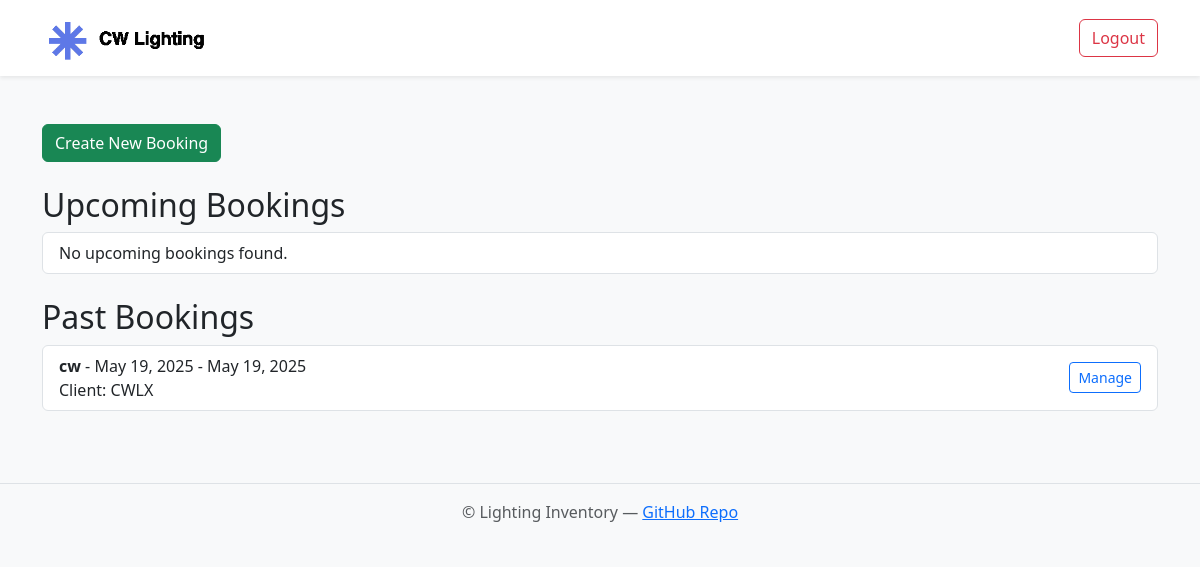
/bookings/ (signed in), run on an earlier commit of the app's database.
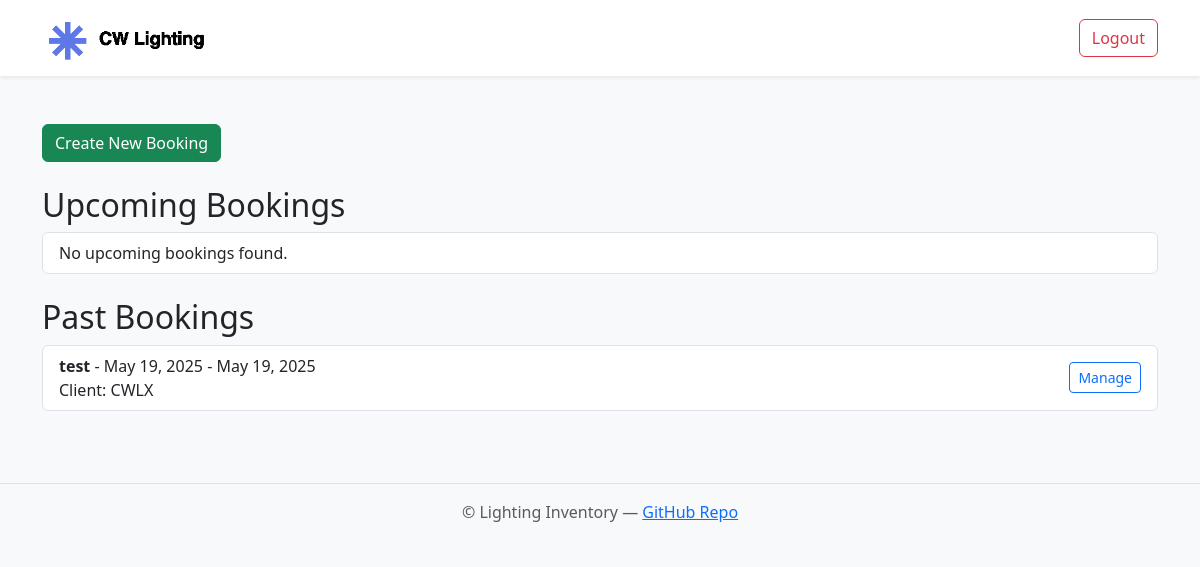
And on a later commit of the database.
### bookings/models.py (models this page shows, shortened)
class Booking(models.Model):
    client = models.ForeignKey(Client, on_delete=models.CASCADE)
    event_name = models.CharField(max_length=100)
    start_date = models.DateField()
    end_date = models.DateField()
    notes = models.TextField(blank=True)

class Client(models.Model):
    name = models.CharField(max_length=255)
    email = models.EmailField(blank=True, null=True)
    phone = models.CharField(max_length=50, blank=True, null=True)
    notes = models.TextField(blank=True, null=True)
    def __str__(self):
        return self.name

### bookings/views.py (the view)
# urls.py: path('', views.booking_list, name='list'),
def booking_list(request):
    today = now().date()
    upcoming_bookings = Booking.objects.filter(end_date__gte=today).order_by('start_date')
    past_bookings = Booking.objects.filter(end_date__lt=today).order_by('-end_date')
    return render(request, 'bookings/booking_list.html', {
        'upcoming_bookings': upcoming_bookings,
        'past_bookings': past_bookings,
    })

### bookings/templates/bookings/booking_list.html
{% extends "base.html" %}
{% block content %}
  <div class="mb-4">
    <a href="{% url 'bookings:create_booking' %}" class="btn btn-success me-2">Create New Booking</a>
  </div>
  <h2>Upcoming Bookings</h2>
  <ul class="list-group mb-4">
    {% for booking in upcoming_bookings %}
      <li class="list-group-item d-flex justify-content-between align-items-center">
        <div>
          <strong>{{ booking.event_name }}</strong> - {{ booking.start_date }} - {{ booking.end_date }}<br>
          Client: {{ booking.client }}
        </div>
        <a href="{% url 'bookings:manage_booking' booking.id %}" class="btn btn-sm btn-outline-primary">Manage</a>
      </li>
    {% empty %}
      <li class="list-group-item">No upcoming bookings found.</li>
    {% endfor %}
  </ul>
  <h2>Past Bookings</h2>
  <ul class="list-group">
    {% for booking in past_bookings %}
      <li class="list-group-item d-flex justify-content-between align-items-center">
        <div>
          <strong>{{ booking.event_name }}</strong> - {{ booking.start_date }} - {{ booking.end_date }}<br>
          Client: {{ booking.client }}
        </div>
        <a href="{% url 'bookings:manage_booking' booking.id %}" class="btn btn-sm btn-outline-primary">Manage</a>
      </li>
    {% empty %}
      <li class="list-group-item">No past bookings found.</li>
    {% endfor %}
  </ul>
{% endblock %}

What changed in the data, as far as the page shows it:
removed Booking: event_name "cw", start_date "May 19, 2025", end_date "May 19, 2025", client "CWLX"
added Booking: event_name "test", start_date "May 19, 2025", end_date "May 19, 2025", client "CWLX"
